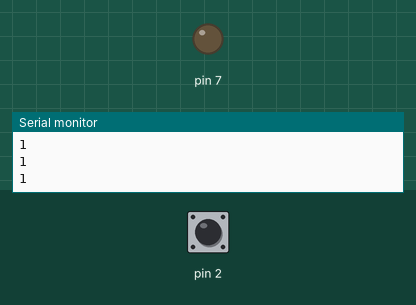
Recording of a sketch running on a simulated Arduino Uno, built with avr-gcc and run on an emulated ATmega328P. On the bench: output pins drawn as LEDs (lit = HIGH), the last lines printed to the serial monitor. Dashed ring = blinking. The inputs (shaded band) are chosen by the test bench; at power-on: pin 2 HIGH.

Above: at 1.2 s.
1.3 s: pin 2 pulled LOW for 0.15 s
At 2.6 s:
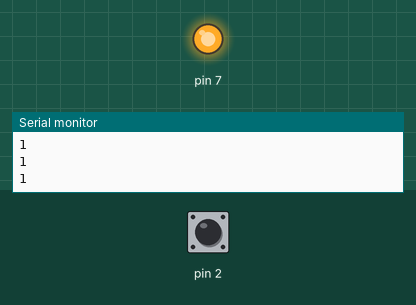
2.9 s: pin 2 pulled LOW for 3.2 s
At 3.11 s:
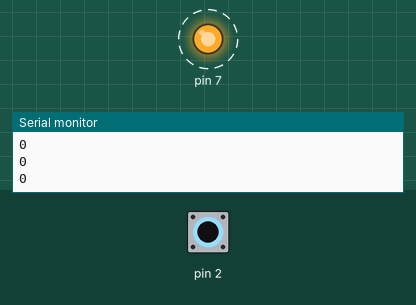
Timing chart, 0 to 7.6 s (numbered marks = the images above; inputs shaded):
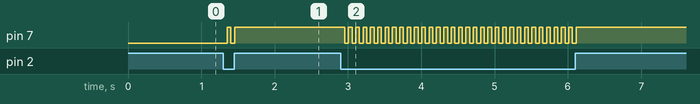

Measured:
- after the input at 1.3 s, pin 7: LOW → HIGH after 0.05 s, → LOW 0.05 s later, → HIGH 0.05 s later
- after the input at 2.9 s, pin 7: alternates HIGH for 0.05 s and LOW for 0.05 s, 64 changes in all, then stays HIGH, starting after 0.06 s

The sketch:

Button_true.ino
```cpp
void setup() {
  Serial.begin(9600);
  pinMode (2 , INPUT_PULLUP) ;
  pinMode (7 , OUTPUT );
}

void loop() {
  int ss = digitalRead (7);
  ss = !ss ;
  int buttonState = digitalRead(2);
  Serial.println(buttonState);
  delay(50);
  if (buttonState == 0 ){

    digitalWrite (7 ,ss);

    }
}
```
